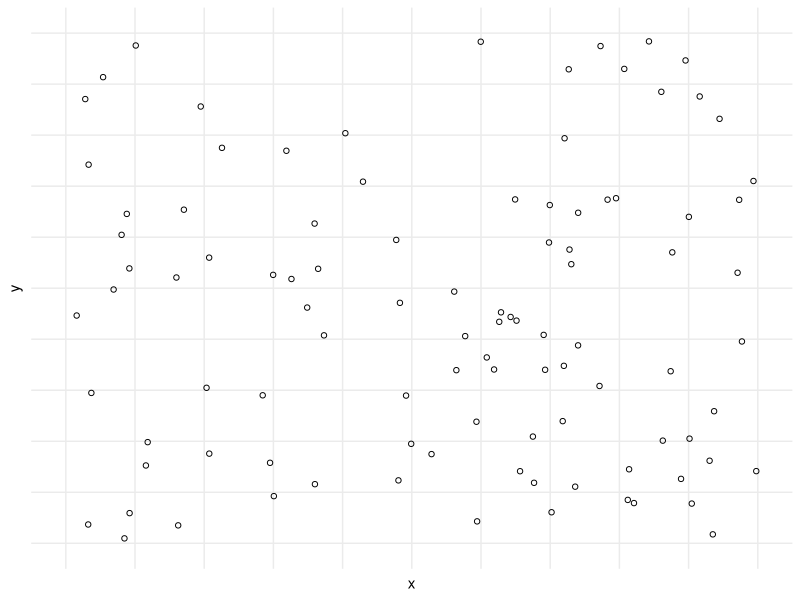
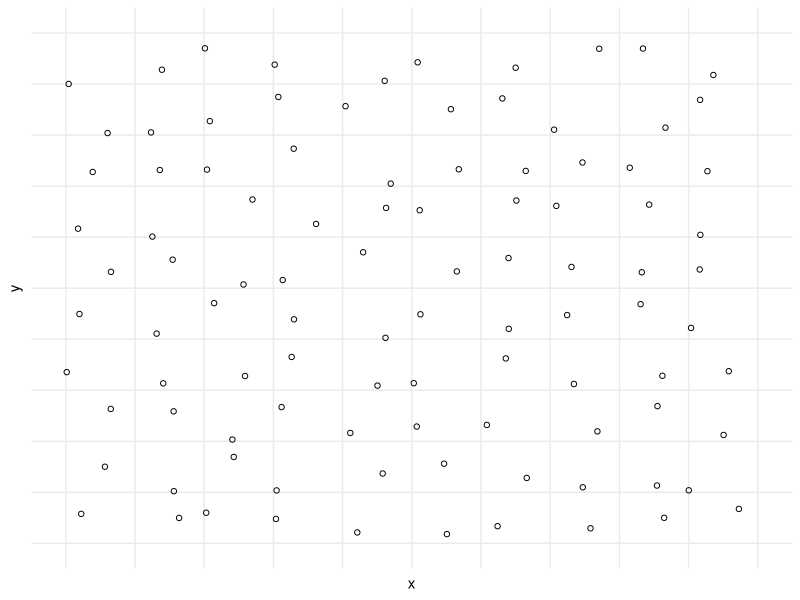
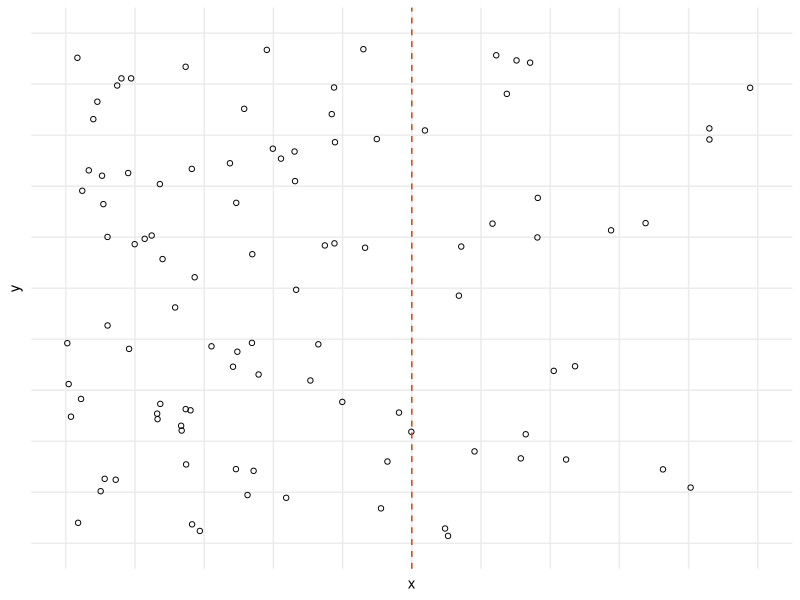
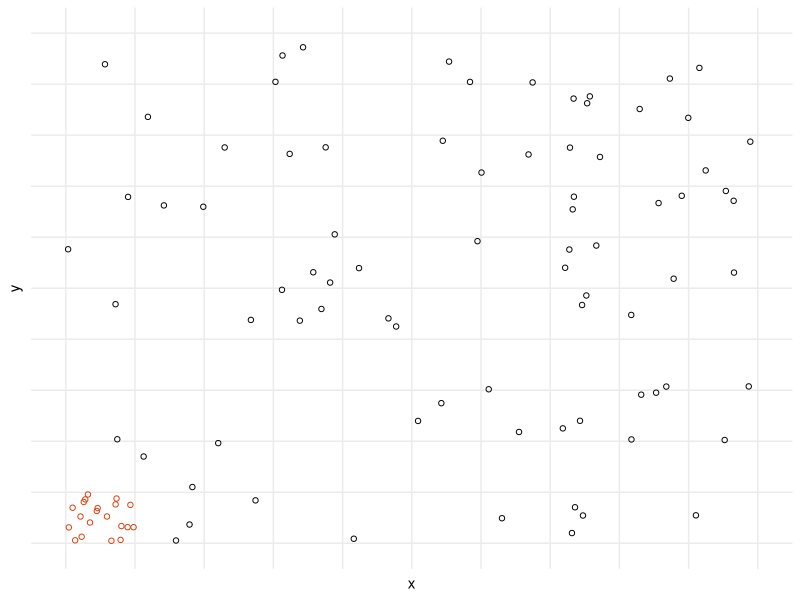

Generate these figures, in order, with R:
# Mock up sampling strategies: random, systematic non-aligned sampling, stratified, nested, proportional probability. 

library(tidyverse)

# Set seed.

set.seed(0112358)

# Random

#  Set up data.

dat =
  tibble(x = runif(100),
         y = runif(100))

#  Set up a plot.

vis = 
  dat %>% 
  ggplot() +
  geom_point(aes(x = x,
                 y = y),
             shape = 21,
             fill = NA) +
  scale_x_continuous(limits = c(0, 1),
                     breaks = seq(0, 1.0, by = 0.1)) +
  scale_y_continuous(limits = c(0, 1),
                     breaks = seq(0, 1.0, by = 0.1)) +
  theme_minimal() +
  theme(axis.text = element_blank(),
        axis.ticks = element_blank(),
        panel.grid.minor = element_blank())

#  Export.

ggsave("out/vis_sampling_1.png",
       vis,
       dpi = 300,
       width = 3.25,
       height = 3.25)

# Systematic Non-Aligned

#  Set up data.

dat = 
  tibble(x = seq(0.05, 0.95, by = 0.10),
         y = seq(0.05, 0.95, by = 0.10)) %>% 
  expand(x, y) %>% 
  mutate(x = x + runif(100, -0.05, 0.025),
         y = y + runif(100, -0.05, 0.025))
  
#  Set up a plot.

vis = 
  dat %>% 
  ggplot() +
  geom_point(aes(x = x,
                 y = y),
             shape = 21,
             fill = NA) +
  scale_x_continuous(limits = c(0, 1),
                     breaks = seq(0, 1.0, by = 0.1)) +
  scale_y_continuous(limits = c(0, 1),
                     breaks = seq(0, 1.0, by = 0.1)) +
  theme_minimal() +
  theme(axis.text = element_blank(),
        axis.ticks = element_blank(),
        panel.grid.minor = element_blank())

#  Export.

ggsave("out/vis_sampling_2.png",
       vis,
       dpi = 300,
       width = 3.25,
       height = 3.25)

# Stratified

#  Set up data.

dat =
  tibble(x = c(runif(75, 0, 0.50), runif(25, 0.50, 1.00)),
         y = runif(100))

#  Set up a plot.

vis = 
  dat %>% 
  ggplot() +
  geom_point(aes(x = x,
                 y = y),
             shape = 21,
             fill = NA) +
  geom_vline(xintercept = 0.50,
             color = "#D73F09",
             linetype = "dashed") +
  scale_x_continuous(limits = c(0, 1),
                     breaks = seq(0, 1.0, by = 0.1)) +
  scale_y_continuous(limits = c(0, 1),
                     breaks = seq(0, 1.0, by = 0.1)) +
  theme_minimal() +
  theme(axis.text = element_blank(),
        axis.ticks = element_blank(),
        panel.grid.minor = element_blank())

#  Export.

ggsave("out/vis_sampling_3.png",
       vis,
       dpi = 300,
       width = 3.25,
       height = 3.25)

# Nested

#  Set up data.

dat =
  tibble(x = c(runif(20, 0, 0.1), runif(80, 0, 1.0)),
         y = c(runif(20, 0, 0.1), runif(80, 0, 1.0))) %>% 
  mutate(color = ifelse(x <= 0.1 & y <= 0.1, "Orange", "Black"))

#  Set up a plot.

vis = 
  dat %>% 
  ggplot() +
  geom_point(aes(x = x,
                 y = y,
                 color = color),
             shape = 21,
             fill = NA) +
  scale_x_continuous(limits = c(0, 1),
                     breaks = seq(0, 1.0, by = 0.1)) +
  scale_y_continuous(limits = c(0, 1),
                     breaks = seq(0, 1.0, by = 0.1)) +
  scale_color_manual(values = c("black", "#D73F09")) +
  theme_minimal() +
  theme(axis.text = element_blank(),
        axis.ticks = element_blank(),
        legend.position = "none",
        panel.grid.minor = element_blank())

#  Export.

ggsave("out/vis_sampling_4.png",
       vis,
       dpi = 300,
       width = 3.25,
       height = 3.25)
